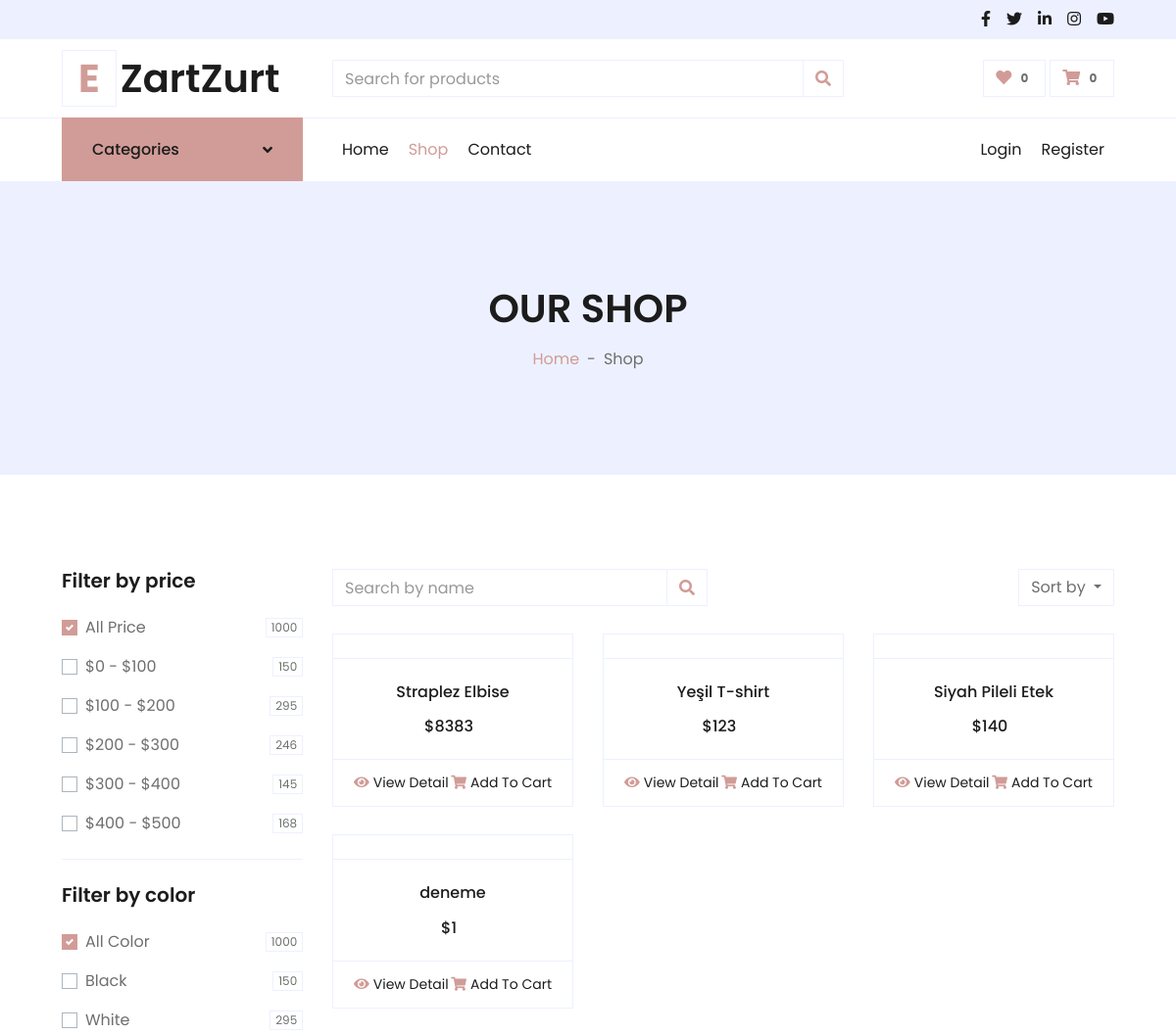
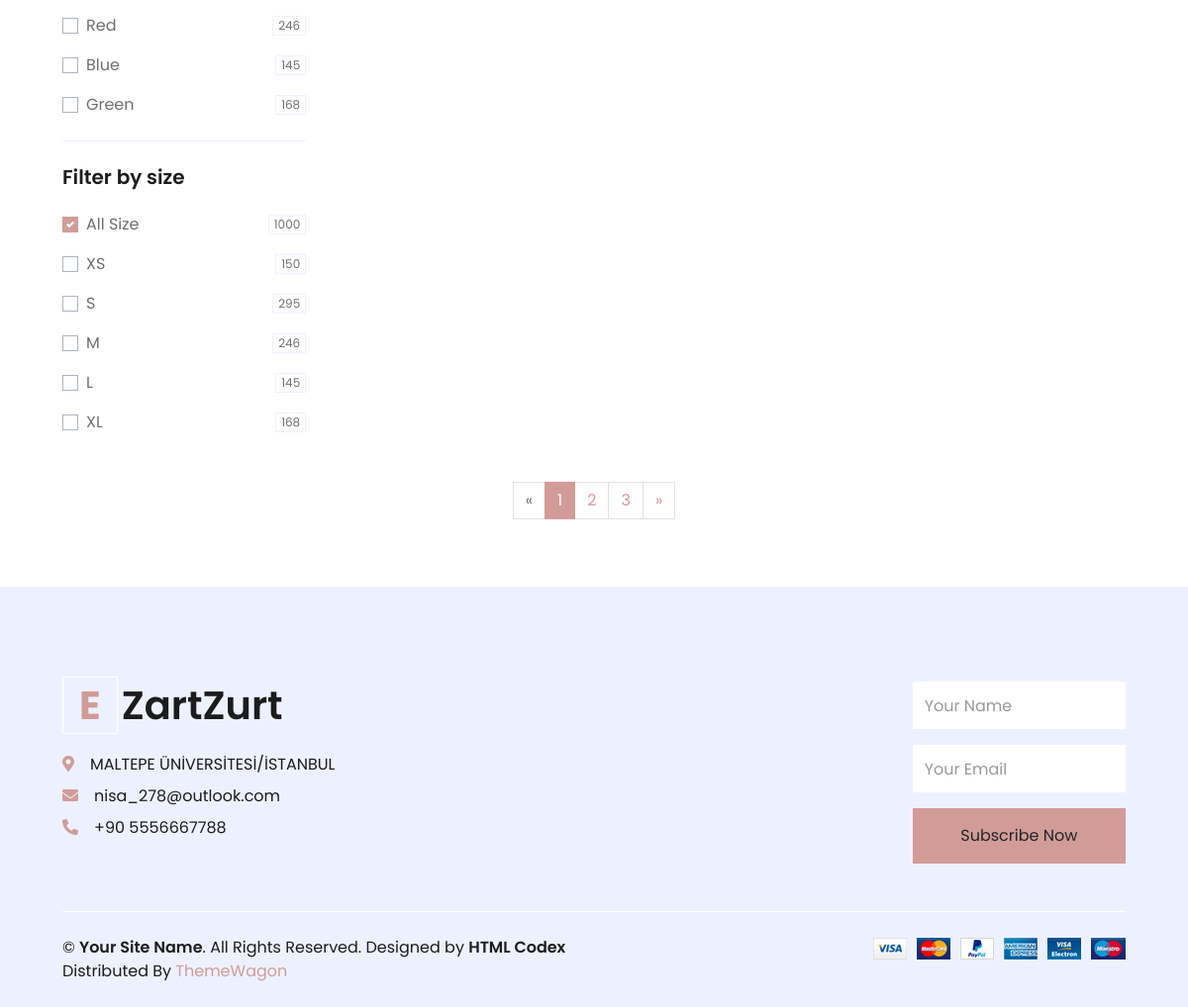
Page /front-end/shop.php on the committed database (2 pictures, top to bottom).
### tables this page shows
CREATE TABLE `product_table` (
  `product_id` int(11) NOT NULL,
  `category_id` int(11) NOT NULL,
  `product_name` varchar(255) NOT NULL,
  `product_details` text NOT NULL,
  `product_price` int(11) NOT NULL,
  `product_stock` int(11) NOT NULL,
  `product_image_path` varchar(255) DEFAULT NULL
);

### front-end/shop.php (the view, shortened to what the rows shown need)
<!DOCTYPE html>
<html lang="en">
<head>
    <link href="https://cdnjs.cloudflare.com/ajax/libs/font-awesome/5.10.0/css/all.min.css" rel="stylesheet">
    <link href="lib/owlcarousel/assets/owl.carousel.min.css" rel="stylesheet">
    <link href="css/style.css" rel="stylesheet">
</head>
<body>
    <div class="container-fluid">
        <div class="row align-items-center py-3 px-xl-5">
            <div class="col-lg-3 d-none d-lg-block">
                <a href="" class="text-decoration-none">
                    <h1 class="m-0 display-5 font-weight-semi-bold"><span class="text-primary font-weight-bold border px-3 mr-1">E</span>ZartZurt</h1>
                </a>
            </div>
        </div>
    </div>
    <div class="container-fluid bg-secondary mb-5">
        <div class="d-flex flex-column align-items-center justify-content-center" style="min-height: 300px">
            <h1 class="font-weight-semi-bold text-uppercase mb-3">Our Shop</h1>
        </div>
    </div>
    <div class="container-fluid pt-5">
        <div class="row px-xl-5">
            <div class="col-lg-9 col-md-12">
                <div class="row pb-3">
                    <?php
$conn = new mysqli("localhost", $username = "root", "", "test");
$sql = "SELECT * FROM product_table ORDER BY product_id DESC LIMIT 5";
$result = $conn->query($sql);
if ($result->num_rows > 0) {
    while ($row = $result->fetch_assoc()) {
        echo "<div class='col-lg-4 col-md-6 col-sm-12 pb-1'>
                <div class='card product-item border-0 mb-4'>
                    <div class='card-header product-img position-relative overflow-hidden bg-transparent border p-0'>
                        <img class='img-fluid w-100' src='" . $row['image_url'] . "' alt=''>
                    </div>
                    <div class='card-body border-left border-right text-center p-0 pt-4 pb-3'>
                        <h6 class='text-truncate mb-3'>" . $row['product_name'] . "</h6>
                        <div class='d-flex justify-content-center'>
                            <h6>$" . $row['product_price'] . "</h6><h6 class='text-muted ml-2'>
                            </h6>
                        </div>
                    </div>
                    <div class='card-footer d-flex justify-content-between bg-light border'>
                        <a href='' class='btn btn-sm text-dark p-0'><i class='fas fa-eye text-primary mr-1'></i>View Detail</a>
                        <a href='' class='btn btn-sm text-dark p-0'><i class='fas fa-shopping-cart text-primary mr-1'></i>Add To Cart</a>
                    </div>
                </div>
            </div>";
    }
} else {
    echo "Ürün bulunamadı.";
}
?>
                        </div>
                    </div>
                </div>
            </div>
    <div class="container-fluid bg-secondary text-dark mt-5 pt-5">
        <div class="row px-xl-5 pt-5">
            <div class="col-lg-4 col-md-12 mb-5 pr-3 pr-xl-5">
                <a href="" class="text-decoration-none">
                    <h1 class="mb-4 display-5 font-weight-semi-bold"><span class="text-primary font-weight-bold border border-white px-3 mr-1">E</span>ZartZurt</h1>
                </a>
            </div>
        </div>
    </div>
</body>
</html>

### rows in the picture
product_table: product_name "Straplez Elbise", product_price "8383"
product_table: product_name "Yeşil T-shirt", product_price "123"
product_table: product_name "Siyah Pileli Etek", product_price "140"
product_table: product_name "deneme", product_price "1"
